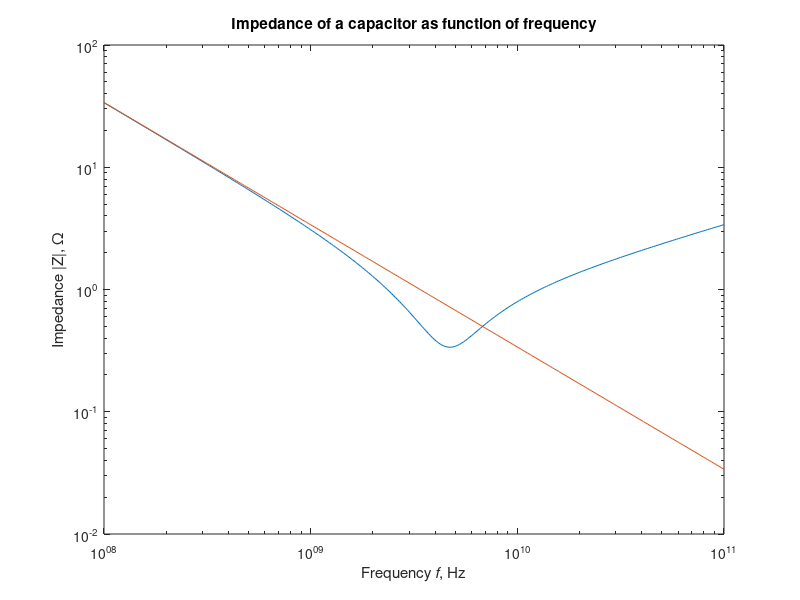

MATLAB code to generate this figure:
%   "RF impedance response of capacitor" 
% 
close all; % close all opened graphs
figure;    % open new graph

sigma_Cu=64.516e6; % define material conductivity
mu=4*pi*1e-7;      % define permeability of free space

% define constants for this example
C=47e-12;    % capacitance in Farads
loss=1e-4;   % series loss tangent
l=0.0125;    % length of leads in meters 
a=2.032e-4;  % radius of leads in meters (AWG 26)

% define frequency range
f_min=100e6;  % lower frequency limit
f_max=100e9;  % upper frequency limit
N=300;        % number of points in the graph
f=f_min*((f_max/f_min).^((0:N)/N)); % compute frequency points on log scale
w=2*pi*f;  

L=2*l/(4*pi*a)*sqrt(mu./(pi*sigma_Cu*f)); % lead inductance
Rs=2*l/(2*a)*sqrt(mu*f/(pi*sigma_Cu));    % lead resistance
Re=1./(w*C*loss);                         % leackage resistance
Z=Rs+j*w.*2.*L+1./(j*w*C+1./Re);          % capacitor impedance     
Z_ideal=1./(j*w*C);                       % ideal capacitor impedance

loglog(f,abs(Z),f,abs(Z_ideal));
title('Impedance of a capacitor as function of frequency');
xlabel('Frequency {\itf}, Hz');
ylabel('Impedance |Z|, {\Omega}');

